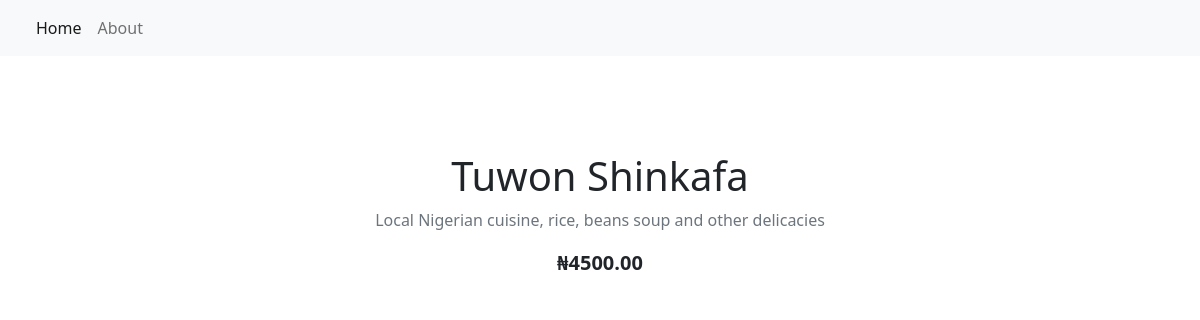
The page /item/7/ on the database its author committed.
### restaurant_menu/models.py (models this page shows, shortened)
class Item(models.Model):
    meal = models.CharField(max_length=1000, unique=True)
    description = models.CharField(max_length=2000)
    price = models.DecimalField(max_digits=10, decimal_places=2)
    meal_type = models.CharField(max_length=200, choices=MEAL_TYPE)
    author = models.ForeignKey(User, on_delete=models.PROTECT)
    status = models.IntegerField(choices=STATUS, default=1)
    date_created = models.DateTimeField(auto_now_add=True)
    date_updated = models.DateTimeField(auto_now=True)

### restaurant_menu/views.py (the view)
# urls.py: path('item/<int:pk>/', views.MenuItemDetail.as_view(), name='menu_item'),
class MenuItemDetail(generic.DetailView):
    model = Item
    template_name = "menu_item_detail.html"

### restaurant_menu/templates/menu_item_detail.html
{% extends 'base.html' %}
{% block content %}
    <div class="container py-5">
        <div class="row justify-content-center">
            <div class="col-md-8 text-center">
                <h1 class="pt-5">{{ item.meal }}</h1>
                 <p class="text-muted">{{ item.description }}</p>
                 <p class="lead fw-bold">₦{{ item.price }}</p>
            </div>
        </div>
    </div>
{% endblock content %}

### rows shown on the page
Item: meal "Tuwon Shinkafa", description "Local Nigerian cuisine, rice, beans soup and other delicacies", price "4500.00"
